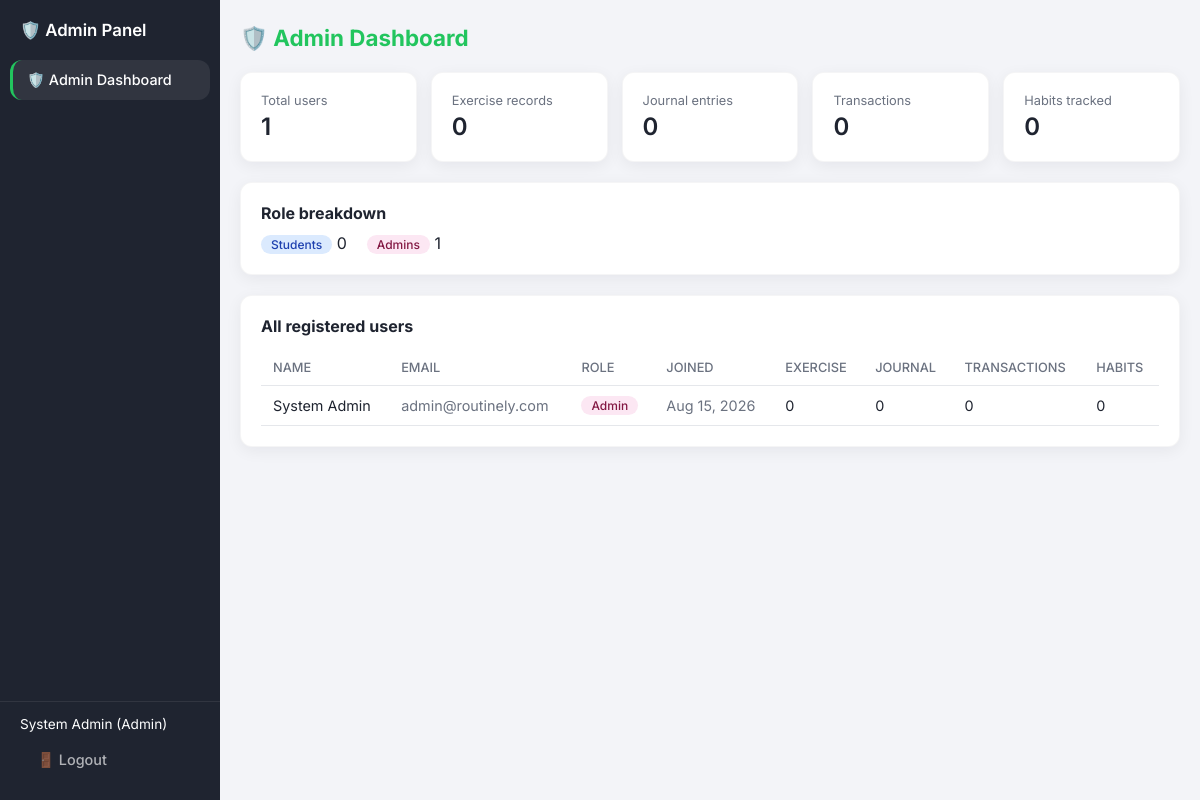
Screenshot of /admin_dashboard.php (signed in) with the database file from the repository.
### tables this page shows
CREATE TABLE `users` (
  `user_id` int(11) NOT NULL,
  `name` varchar(100) NOT NULL,
  `email` varchar(100) NOT NULL,
  `password` varchar(255) NOT NULL,
  `role` enum('admin','student') NOT NULL DEFAULT 'student',
  `created_at` timestamp NOT NULL DEFAULT current_timestamp()
);

### admin_dashboard.php (the view, shortened to what this page needs)
<?php
require 'database.php';
$total_users        = $conn->query("SELECT COUNT(*) AS c FROM users")->fetch_assoc()['c'];
$total_students     = $conn->query("SELECT COUNT(*) AS c FROM users WHERE role = 'student'")->fetch_assoc()['c'];
$total_admins       = $conn->query("SELECT COUNT(*) AS c FROM users WHERE role = 'admin'")->fetch_assoc()['c'];
$total_exercise     = $conn->query("SELECT COUNT(*) AS c FROM exercise_records")->fetch_assoc()['c'];
$total_journal      = $conn->query("SELECT COUNT(*) AS c FROM journal_entries")->fetch_assoc()['c'];
$total_transactions = $conn->query("SELECT COUNT(*) AS c FROM transactions WHERE is_deleted = 0")->fetch_assoc()['c'];
$total_habits       = $conn->query("SELECT COUNT(*) AS c FROM habit_records")->fetch_assoc()['c'];
$users_result = $conn->query(
    "SELECT u.user_id, u.name, u.email, u.role, u.created_at,
        (SELECT COUNT(*) FROM exercise_records er WHERE er.user_id = u.user_id) AS exercise_count,
        (SELECT COUNT(*) FROM journal_entries je WHERE je.user_id = u.user_id) AS journal_count,
        (SELECT COUNT(*) FROM transactions t WHERE t.user_id = u.user_id AND t.is_deleted = 0) AS transaction_count,
        (SELECT COUNT(*) FROM habit_records hr WHERE hr.user_id = u.user_id) AS habit_count
     FROM users u
     ORDER BY u.created_at DESC"
);
$users = $users_result->fetch_all(MYSQLI_ASSOC);
?>
<!DOCTYPE html>
<html lang="en">
<head>
<link rel="stylesheet" href="style.css">
</head>
<body>
<div class="app-layout">
  <aside class="sidebar">
    <div class="sidebar-logo"><span class="sidebar-logo-text">🛡️ Admin Panel</span></div>
    <nav class="sidebar-nav">
      <a href="admin_dashboard.php" class="sidebar-link active">🛡️ Admin Dashboard</a>
    </nav>
    <div class="sidebar-footer">
      <div class="sidebar-user"><?= htmlspecialchars($_SESSION['name']) ?> (Admin)</div>
      <a href="logout.php" class="sidebar-link">🚪 Logout</a>
    </div>
  </aside>
  <div class="main-content">
  <div class="container">
    <div class="page-header">
      <h1>🛡️ Admin Dashboard</h1>
    </div>
    <div class="admin-stats-grid">
      <div class="card stat-card">
        <div class="stat-label">Total users</div>
        <div class="stat-value"><?= (int)$total_users ?></div>
      </div>
      <div class="card stat-card">
        <div class="stat-label">Exercise records</div>
        <div class="stat-value"><?= (int)$total_exercise ?></div>
      </div>
      <div class="card stat-card">
        <div class="stat-label">Journal entries</div>
        <div class="stat-value"><?= (int)$total_journal ?></div>
      </div>
      <div class="card stat-card">
        <div class="stat-label">Transactions</div>
        <div class="stat-value"><?= (int)$total_transactions ?></div>
      </div>
      <div class="card stat-card">
        <div class="stat-label">Habits tracked</div>
        <div class="stat-value"><?= (int)$total_habits ?></div>
      </div>
    </div>
    <div class="card" style="margin-bottom: 20px;">
      <strong>Role breakdown</strong>
      <div style="margin-top:10px; display:flex; gap:20px;">
        <div><span class="role-badge student">Students</span> <?= (int)$total_students ?></div>
        <div><span class="role-badge admin">Admins</span> <?= (int)$total_admins ?></div>
      </div>
    </div>
    <div class="card">
      <strong>All registered users</strong>
      <?php if (empty($users)): ?>
        <p class="text-muted" style="margin-top:14px;">No users registered yet.</p>
      <?php else: ?>
        <table class="data-table" style="margin-top:14px;">
          <thead>
            <tr>
              <th>Name</th>
              <th>Email</th>
              <th>Role</th>
              <th>Joined</th>
              <th>Exercise</th>
              <th>Journal</th>
              <th>Transactions</th>
              <th>Habits</th>
            </tr>
          </thead>
          <tbody>
            <?php foreach ($users as $u): ?>
              <tr>
                <td><?= htmlspecialchars($u['name']) ?></td>
                <td class="text-muted"><?= htmlspecialchars($u['email']) ?></td>
                <td>
                  <span class="role-badge <?= $u['role'] === 'admin' ? 'admin' : 'student' ?>">
                    <?= htmlspecialchars(ucfirst($u['role'])) ?>
                  </span>
                </td>
                <td class="text-muted"><?= date('M j, Y', strtotime($u['created_at'])) ?></td>
                <td><?= (int)$u['exercise_count'] ?></td>
                <td><?= (int)$u['journal_count'] ?></td>
                <td><?= (int)$u['transaction_count'] ?></td>
                <td><?= (int)$u['habit_count'] ?></td>
              </tr>
            <?php endforeach; ?>
          </tbody>
        </table>
      <?php endif; ?>
    </div>
  </div>
  </div>
</div>
</body>
</html>

### style.css (style rules this page uses)
:root { --theme-primary: #22c55e; --theme-primary-dark: #16a34a; --theme-primary-light: #dcfce7; --theme-blue: var(--theme-primary); --theme-blue-dark: var(--theme-primary-dark); --theme-bg: #f3f4f8; --theme-card-bg: #ffffff; --theme-border: #e5e7eb; --theme-text: #1f2430; --theme-text-muted: #6b7280; --theme-danger: #dc2626; --theme-success: #16a34a; --radius: 12px; }
* { box-sizing: border-box; }
body { margin: 0; font-family: "Inter", "Segoe UI", Arial, sans-serif; background: var(--theme-bg); color: var(--theme-text); }
a { color: var(--theme-blue); text-decoration: none; }
.container { max-width: 1100px; margin: 0 auto; padding: 24px 20px; }
.text-muted { color: var(--theme-text-muted); }
.card { background: var(--theme-card-bg); border: 1px solid rgba(15, 23, 42, 0.04); border-radius: var(--radius); padding: 20px; box-shadow: 0 4px 16px rgba(15, 23, 42, 0.06); }
.page-header { display: flex; align-items: center; justify-content: space-between; margin-bottom: 20px; }
.page-header h1 { font-size: 1.4rem; margin: 0; color: var(--theme-blue); }
table.data-table { width: 100%; border-collapse: collapse; }
table.data-table th, table.data-table td { text-align: left; padding: 10px 12px; border-bottom: 1px solid var(--theme-border); font-size: 0.9rem; }
table.data-table th { color: var(--theme-text-muted); font-weight: 500; font-size: 0.8rem; text-transform: uppercase; }
.stat-card { text-align: left; }
.stat-card .stat-label { font-size: 0.8rem; color: var(--theme-text-muted); margin-bottom: 4px; }
.stat-card .stat-value { font-size: 1.5rem; font-weight: 600; }
:root { --sidebar-bg: #1f2430; --sidebar-text: rgba(255,255,255,0.65); --sidebar-text-active: #ffffff; --sidebar-active-bg: rgba(255,255,255,0.08); --sidebar-width: 220px; }
.app-layout { display: flex; min-height: 100vh; }
.sidebar { width: var(--sidebar-width); flex-shrink: 0; background: var(--sidebar-bg); display: flex; flex-direction: column; padding: 20px 0; }
.sidebar-logo-text { display: block; padding: 0 20px 20px; font-size: 1.05rem; font-weight: 600; color: #fff; }
.sidebar-nav { flex: 1; display: flex; flex-direction: column; gap: 2px; padding: 0 10px; }
.sidebar-link { display: flex; align-items: center; gap: 10px; padding: 11px 14px; border-radius: var(--radius); color: var(--sidebar-text); font-size: 0.9rem; font-weight: 500; border-left: 3px solid transparent; }
.sidebar-link.active { background: var(--sidebar-active-bg); color: var(--sidebar-text-active); border-left: 3px solid var(--theme-primary); }
.sidebar-footer { padding: 14px 20px 0; margin-top: 10px; border-top: 1px solid rgba(255,255,255,0.08); }
.sidebar-user { color: #fff; font-size: 0.85rem; margin-bottom: 8px; }
.main-content { flex: 1; min-width: 0; background: var(--theme-bg); }

### admin_dashboard.php (style rules this page uses)
.admin-stats-grid { display: grid; grid-template-columns: repeat(5, 1fr); gap: 14px; margin-bottom: 20px; }
.role-badge { display: inline-block; padding: 2px 10px; border-radius: 20px; font-size: 0.75rem; font-weight: 500; }
.role-badge.admin { background: #fce7f3; color: #831843; }
.role-badge.student { background: #dbeafe; color: #1e40af; }

### rows the page displays
users: name "System Admin", email "admin@routinely.com", role "Admin", created_at "Aug 15, 2026", exercise_count "0", journal_count "0", transaction_count "0", habit_count "0"

### other values shown
$_SESSION['name'] "System Admin"
$total_users "1"
$total_exercise "0"
$total_journal "0"
$total_transactions "0"
$total_habits "0"
$total_students "0"
$total_admins "1"
